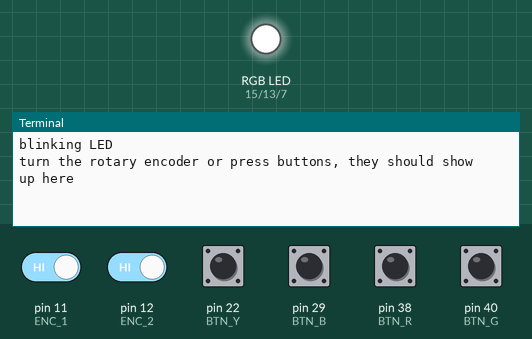
A program run on a simulated Raspberry Pi (header pin numbers). Shown: an RGB LED mixed from three pins (HIGH = lit), the last lines printed to the terminal. Inputs (shaded band) come from the test bench; at power-on: pin 11 (ENC_1), pin 12 (ENC_2), pin 22 (BTN_Y), pin 29 (BTN_B), pin 38 (BTN_R), pin 40 (BTN_G) HIGH.

Above: at 1.6 s.
1.7 s: pin 11 (ENC_1) driven LOW
At 2.2 s:
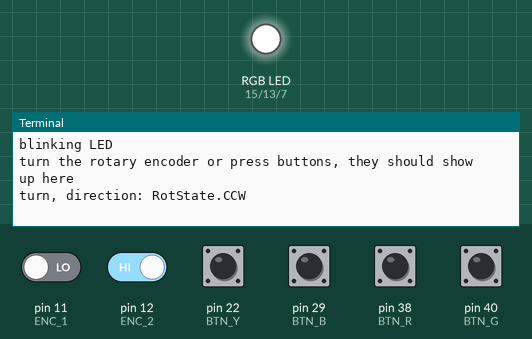
3.2 s: pin 22 (BTN_Y) pulled LOW for 0.15 s
At 4.4 s:
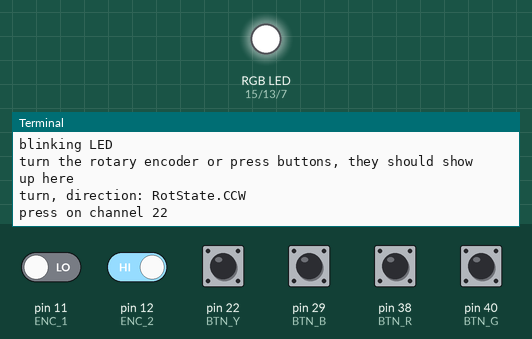
4.8 s: pin 11 (ENC_1) driven HIGH and pin 12 (ENC_2) driven LOW
At 5.8 s:
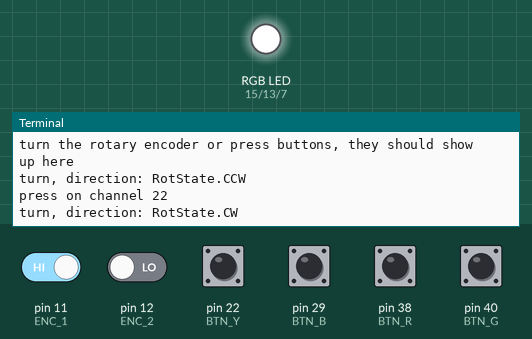

Measured:
- after the input at 1.7 s, the terminal: prints a new line at once (image 1)
- after the input at 3.2 s, the terminal: prints a new line at once (image 2)
- after the input at 4.8 s, the terminal: prints a new line at once (image 3)

The program:

hw_api.py
```python
#!/usr/bin/env python3

import RPi.GPIO as GPIO
import time
from enum import Enum

class Button:

    """
    A class for reading button presses.
    """
    BTN_B = 29 # GPIO pin 5
    BTN_R = 38 # GPIO pin 20
    BTN_G = 40 # GPIO pin 21
    BTN_Y = 22 # GPIO pin 25

    DEBOUNCE_MS = 100 # time for debouncing

    def __init__(self):
        """
        Initialize the button GPIOs.
        """
        GPIO.setmode(GPIO.BOARD)

        GPIO.setup(self.BTN_B, GPIO.IN)
        GPIO.setup(self.BTN_R, GPIO.IN)
        GPIO.setup(self.BTN_G, GPIO.IN)
        GPIO.setup(self.BTN_Y, GPIO.IN)

    def read(self) -> (int, int, int, int):
        """
        Read the button presses.
        Returns the tuple (B state, R state, G state, Y state).
        """

        return (GPIO.input(self.BTN_B), GPIO.input(self.BTN_R), GPIO.input(self.BTN_G), GPIO.input(self.BTN_Y))

    def setup_callback(self, fn):
        """
        Sets up a callback to be run when any buttons are pressed.
        The callback should be declared in the following way:
        def fn(channel):

        """
        GPIO.add_event_detect(self.BTN_B, GPIO.FALLING, callback=fn, bouncetime=self.DEBOUNCE_MS)
        GPIO.add_event_detect(self.BTN_R, GPIO.FALLING, callback=fn, bouncetime=self.DEBOUNCE_MS)
        GPIO.add_event_detect(self.BTN_G, GPIO.FALLING, callback=fn, bouncetime=self.DEBOUNCE_MS)
        GPIO.add_event_detect(self.BTN_Y, GPIO.FALLING, callback=fn, bouncetime=self.DEBOUNCE_MS)

class Led:
    """
    A class for writing to the onboard RGB LED.
    """

    LED_B = 7 # GPIO pin 4
    LED_G = 13 # GPIO pin 27
    LED_R = 15 # GPIO pin 22

    def __init__(self):
        """
        Initialize the LED GPIOs.
        """

        GPIO.setmode(GPIO.BOARD)

        GPIO.setup(self.LED_B, GPIO.OUT)
        GPIO.setup(self.LED_G, GPIO.OUT)
        GPIO.setup(self.LED_R, GPIO.OUT)

    def write(self, R: int, G: int, B: int):
        """
        Write the values of R, G, and B to the LED GPIOs.
        """

        GPIO.output(self.LED_B, B)
        GPIO.output(self.LED_G, G)
        GPIO.output(self.LED_R, R)

    def __del__(self):
        """
        Return all GPIO pins to inputs.
        """
        GPIO.setup(self.LED_B, GPIO.IN)
        GPIO.setup(self.LED_G, GPIO.IN)
        GPIO.setup(self.LED_R, GPIO.IN)

class RotState(Enum):
    NONE = 0
    CW = 1
    CCW = 2

class RotEnc:

    ENC_1 = 11 # GPIO pin 17
    ENC_2 = 12 # GPIO pin 18

    DEBOUNCE_MS = 100

    def debounce(self, pin):
        v1 = GPIO.input(pin)
        if v1 == GPIO.LOW:
            time.sleep(0.001) # sleep 1 ms
            v2 = GPIO.input(pin)
            if v2 == GPIO.LOW:
                return True
        return False

    def __init__(self):
        """
        Initialize the rotary encoder pins.
        """
        GPIO.setmode(GPIO.BOARD)

        GPIO.setup(self.ENC_1, GPIO.IN)
        GPIO.setup(self.ENC_2, GPIO.IN)

    def read(self):
        """
        Read the rotary encoder. Blocks until the knob is turned.
        """
        prev_1 = self.debounce(self.ENC_1)
        prev_2 = self.debounce(self.ENC_2)

        while True:
            curr_1 = self.debounce(self.ENC_1)
            curr_2 = self.debounce(self.ENC_2)

            if curr_1 != prev_1 or curr_2 != prev_2:
                if (prev_1, prev_2, curr_1, curr_2) == (False, False, False, True):
                    return RotState.CW
                elif (prev_1, prev_2, curr_1, curr_2) == (False, False, True, False):
                    return RotState.CCW
                prev_1 = curr_1
                prev_2 = curr_2

    def setup_callback(self, fn):
        """
        Sets up a callback to be run when the knob is turned.
        The callback should be declared in the following way:
        def fn(dir: RotState):

        """
        self.call_fn = fn

        def check_dir(channel):
            """
            Check which direction the rotary encoder is turning.
            """
            if channel == self.ENC_1 and GPIO.input(self.ENC_2) == GPIO.HIGH:
                self.call_fn(RotState.CCW)
            elif GPIO.input(self.ENC_1) == GPIO.HIGH:
                self.call_fn(RotState.CW)

        GPIO.add_event_detect(self.ENC_1, GPIO.FALLING, callback=check_dir, bouncetime=self.DEBOUNCE_MS)
        GPIO.add_event_detect(self.ENC_2, GPIO.FALLING, callback=check_dir, bouncetime=self.DEBOUNCE_MS)

class PDF_state:
    ROW = "1"
    COL = "1"

    def __init__(self):
        ROW = "1"
        COL = "1"

    # Rotate from top left --> right --> bottom left
    def rotate(self):
        if (self.ROW == "1" and self.COL == "1"):
            self.COL = "2"
        elif (self.ROW == "1" and self.COL == "2"):
            self.ROW = "2"
            self.COL = "1"
        elif (self.ROW == "2" and self.COL == "1"):
            self.ROW = "1"


def test():
    """
    Run a simple test procedure for the onboard peripherals (except the brightness sensor)
    """
    print('blinking LED')

    l = Led()
    l.write(0, 0, 0)

    time.sleep(0.2)

    l.write(1, 1, 1)

    time.sleep(0.2)

    def show_val(channel):
        print(f'press on channel {channel}')

    b = Button()
    b.setup_callback(show_val)

    def show_enc(dir: RotState):
        print(f'turn, direction: {dir}')

    enc = RotEnc()
    enc.setup_callback(show_enc)

    print('turn the rotary encoder or press buttons, they should show up here')
    while True:
        pass

if __name__ == "__main__":
    test()
```
